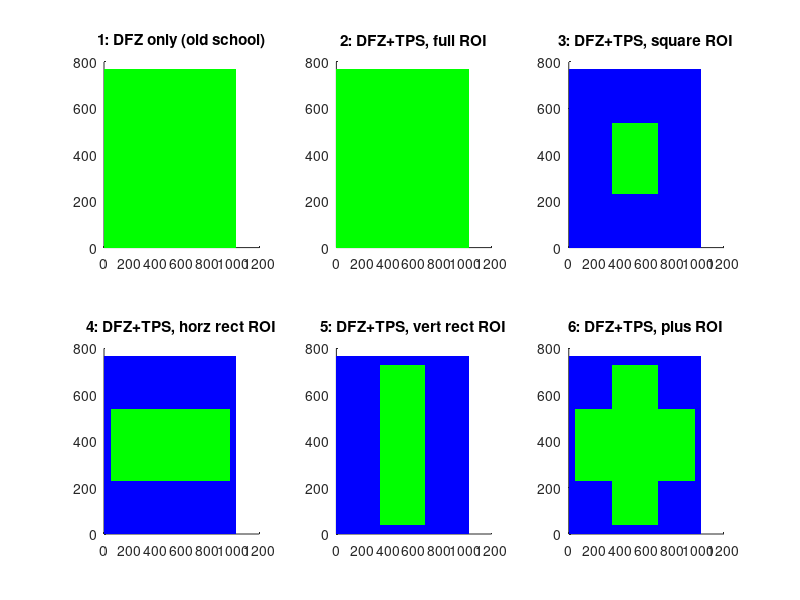
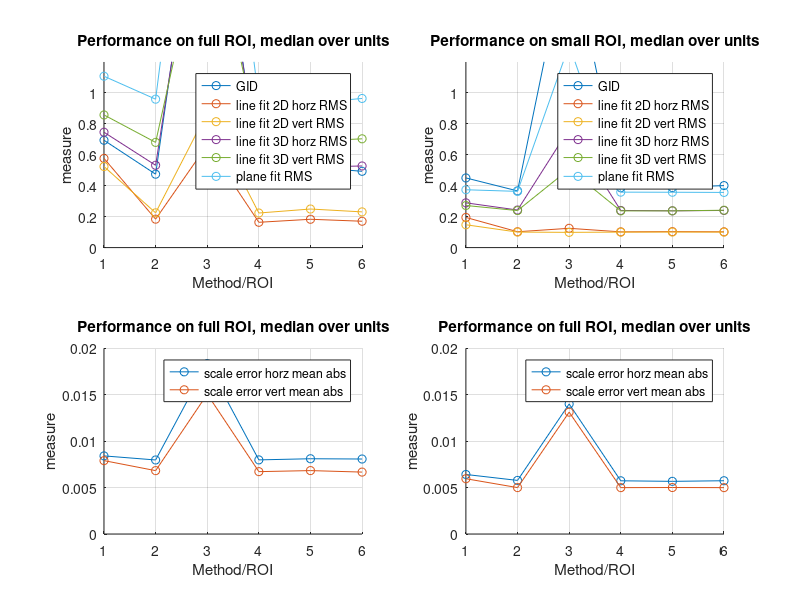
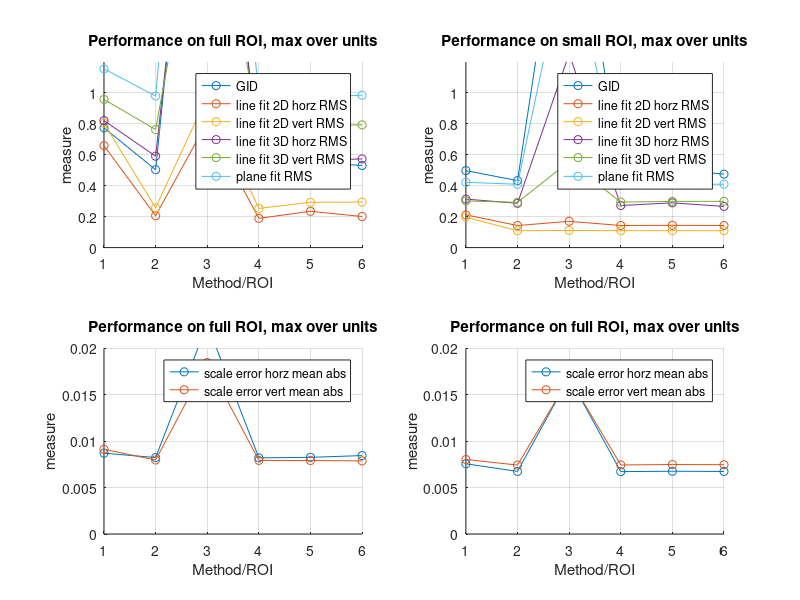
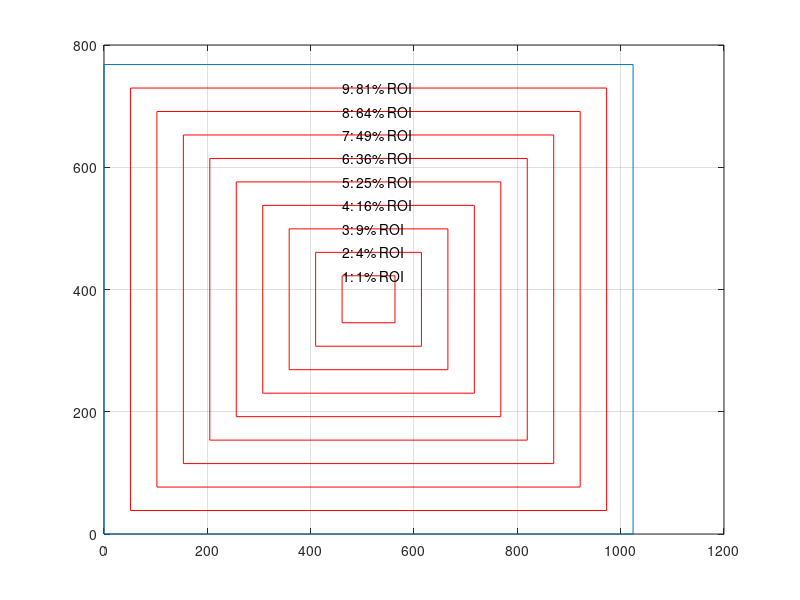

These figures' MATLAB source, in order: (Note: this script raises an error after producing the figures.)
clear variables
clc

%% Post processing

load('roi_exp_results.mat')
lineFitFields = fieldnames(results{1}(1).res.lineFit);
planeFitFields = fieldnames(results{1}(1).res.planeFit);
scaleErrFields = fieldnames(results{1}(1).res.scaleErr);
for iCal=1:length(results)
    for iMethod=1:length(results{1})
        runTime(iCal,iMethod)=results{iCal}(iMethod).runTime;
        geomErr(iCal,iMethod)=results{iCal}(iMethod).res.geomErr;
        for iField = 1:length(lineFitFields)
            eval(sprintf('%s(iCal,iMethod)=results{iCal}(iMethod).res.lineFit.%s;', lineFitFields{iField}, lineFitFields{iField}))
        end
        for iField = 1:length(planeFitFields)
            eval(sprintf('%s(iCal,iMethod)=results{iCal}(iMethod).res.planeFit.%s;', planeFitFields{iField}, planeFitFields{iField}))
        end
        for iField = 1:length(scaleErrFields)
            eval(sprintf('%s(iCal,iMethod)=results{iCal}(iMethod).res.scaleErr.%s;', scaleErrFields{iField}, scaleErrFields{iField}))
        end
        for iCrop = 1:length(cropRatiosForEval)
            geomErrCropped(iCal,iMethod,iCrop)=results{iCal}(iMethod).res.geomErrForEval{iCrop};
            for iField = 1:length(lineFitFields)
                eval(sprintf('%sCropped(iCal,iMethod,iCrop)=results{iCal}(iMethod).res.lineFitForEval{iCrop}.%s;', lineFitFields{iField}, lineFitFields{iField}))
            end
            for iField = 1:length(planeFitFields)
                eval(sprintf('%sCropped(iCal,iMethod,iCrop)=results{iCal}(iMethod).res.planeFitForEval{iCrop}.%s;', planeFitFields{iField}, planeFitFields{iField}))
            end
            for iField = 1:length(scaleErrFields)
                eval(sprintf('%sCropped(iCal,iMethod,iCrop)=results{iCal}(iMethod).res.scaleErrForEval{iCrop}.%s;', scaleErrFields{iField}, scaleErrFields{iField}))
            end
        end
    end
end
geomErr(end+1,:)=median(geomErr(1:6,:),1);
geomErr(end+1,:)=max(geomErr(1:6,:),[],1);
geomErrCropped(end+1,:,:)=median(geomErrCropped(1:6,:,:),1);
geomErrCropped(end+1,:,:)=max(geomErrCropped(1:6,:,:),[],1);
for iField = 1:length(lineFitFields)
    eval(sprintf('%s(end+1,:,:)=median(%s(1:6,:,:),1);', lineFitFields{iField}, lineFitFields{iField}))
    eval(sprintf('%s(end+1,:,:)=max(%s(1:6,:,:),[],1);', lineFitFields{iField}, lineFitFields{iField}))
    eval(sprintf('%sCropped(end+1,:,:)=median(%sCropped(1:6,:,:),1);', lineFitFields{iField}, lineFitFields{iField}))
    eval(sprintf('%sCropped(end+1,:,:)=max(%sCropped(1:6,:,:),[],1);', lineFitFields{iField}, lineFitFields{iField}))
end
for iField = 1:length(planeFitFields)
    eval(sprintf('%s(end+1,:,:)=median(%s(1:6,:,:),1);', planeFitFields{iField}, planeFitFields{iField}))
    eval(sprintf('%s(end+1,:,:)=max(%s(1:6,:,:),[],1);', planeFitFields{iField}, planeFitFields{iField}))
    eval(sprintf('%sCropped(end+1,:,:)=median(%sCropped(1:6,:,:),1);', planeFitFields{iField}, planeFitFields{iField}))
    eval(sprintf('%sCropped(end+1,:,:)=max(%sCropped(1:6,:,:),[],1);', planeFitFields{iField}, planeFitFields{iField}))
end
for iField = 1:length(scaleErrFields)
    eval(sprintf('%s(end+1,:,:)=median(%s(1:6,:,:),1);', scaleErrFields{iField}, scaleErrFields{iField}))
    eval(sprintf('%s(end+1,:,:)=max(%s(1:6,:,:),[],1);', scaleErrFields{iField}, scaleErrFields{iField}))
    eval(sprintf('%sCropped(end+1,:,:)=median(%sCropped(1:6,:,:),1);', scaleErrFields{iField}, scaleErrFields{iField}))
    eval(sprintf('%sCropped(end+1,:,:)=max(%sCropped(1:6,:,:),[],1);', scaleErrFields{iField}, scaleErrFields{iField}))
end

%% Run times

meanRunTimeOld = mean(vec(runTime(:,1)));
meanRunTimeNew = mean(vec(runTime(:,2:end)));
fprintf('Run time: %.1f[sec] (old school) vs. %.1f[sec] (new)\n', meanRunTimeOld, meanRunTimeNew)

%% Calib ROI

res = [1024,768];
ttl = {'DFZ only (old school)', 'DFZ+TPS, full ROI', 'DFZ+TPS, square ROI', 'DFZ+TPS, horz rect ROI', 'DFZ+TPS, vert rect ROI', 'DFZ+TPS, plus ROI'};
figure
for iMethod=1:length(results{1})
    subplot(2,3,iMethod)
    hold all
    patch([-0.5,-0.5,0.5,0.5,-0.5]*res(1)+0.5*res(1), [-0.5,0.5,0.5,-0.5,-0.5]*res(2)+0.5*res(2), 'b', 'linestyle','none')
    cropRatios=results{1}(iMethod).cropRatios;
    if isempty(cropRatios)
        patch([-0.5,-0.5,0.5,0.5,-0.5]*res(1)+0.5*res(1), [-0.5,0.5,0.5,-0.5,-0.5]*res(2)+0.5*res(2), 'g', 'linestyle','none')
    else
        for iRoi=1:size(cropRatios,1)
            patch([-0.5,-0.5,0.5,0.5,-0.5]*res(1)*(1-2*cropRatios(iRoi,1))+0.5*res(1), [-0.5,0.5,0.5,-0.5,-0.5]*res(2)*(1-2*cropRatios(iRoi,2))+0.5*res(2), 'g', 'linestyle','none')
        end
    end
    title(sprintf('%d: %s', iMethod, ttl{iMethod}))
end

%% Performance for all cal ROI and specific val ROI

rows = [7,8];
unitsStat = {'median', 'max'};
iRoi = 4;
for iPlot = 1:2
    iRow = rows(iPlot);
    
    figure
    subplot(2,2,1)
    hold all
    plot(geomErr(iRow,:), 'o-')
    plot(lineFitMeanRmsErrorTotalHoriz2D(iRow,:), 'o-')
    plot(lineFitMeanRmsErrorTotalVertic2D(iRow,:), 'o-')
    plot(lineFitMeanRmsErrorTotalHoriz3D(iRow,:), 'o-')
    plot(lineFitMeanRmsErrorTotalVertic3D(iRow,:), 'o-')
    plot(rmsPlaneFitDist(iRow,:), 'o-')
    %plot(maxPlaneFitDist(iRow,:), 'o-')
    grid on, xlabel('Method/ROI'), ylabel('measure')
    title(['Performance on full ROI, ', unitsStat{iPlot}, ' over units'])
    legend('GID', 'line fit 2D horz RMS', 'line fit 2D vert RMS', 'line fit 3D horz RMS', 'line fit 3D vert RMS', 'plane fit RMS')
    ylim([0 1.2])
    
    subplot(2,2,3)
    hold all
    plot(meanAbsHorzScaleError(iRow,:), 'o-')
    plot(meanAbsVertScaleError(iRow,:), 'o-')
    grid on, xlabel('Method/ROI'), ylabel('measure')
    title(['Performance on full ROI, ', unitsStat{iPlot}, ' over units'])
    legend('scale error horz mean abs', 'scale error vert mean abs')
    ylim([0 0.02])
    
    subplot(2,2,2)
    hold all
    plot(geomErrCropped(iRow,:,iRoi), 'o-')
    plot(lineFitMeanRmsErrorTotalHoriz2DCropped(iRow,:,iRoi), 'o-')
    plot(lineFitMeanRmsErrorTotalVertic2DCropped(iRow,:,iRoi), 'o-')
    plot(lineFitMeanRmsErrorTotalHoriz3DCropped(iRow,:,iRoi), 'o-')
    plot(lineFitMeanRmsErrorTotalVertic3DCropped(iRow,:,iRoi), 'o-')
    plot(rmsPlaneFitDistCropped(iRow,:,iRoi), 'o-')
    %plot(maxPlaneFitDistCropped(iRow,:,iRoi), 'o-')
    grid on, xlabel('Method/ROI'), ylabel('measure')
    title(['Performance on small ROI, ', unitsStat{iPlot}, ' over units'])
    legend('GID', 'line fit 2D horz RMS', 'line fit 2D vert RMS', 'line fit 3D horz RMS', 'line fit 3D vert RMS', 'plane fit RMS')
    ylim([0 1.2])
    
    subplot(2,2,4)
    hold all
    plot(meanAbsHorzScaleErrorCropped(iRow,:,iRoi), 'o-')
    plot(meanAbsVertScaleErrorCropped(iRow,:,iRoi), 'o-')
    grid on, xlabel('Method/ROI'), ylabel('measure')
    title(['Performance on full ROI, ', unitsStat{iPlot}, ' over units'])
    legend('scale error horz mean abs', 'scale error vert mean abs')
    ylim([0 0.02])
end

%%

res = [1024,768];
figure
plot([-0.5,-0.5,0.5,0.5,-0.5]*res(1)+0.5*res(1), [-0.5,0.5,0.5,-0.5,-0.5]*res(2)+0.5*res(2))
grid on
for iCrop = 1:length(cropRatiosForEval)
    hold all
    plot([-0.5,-0.5,0.5,0.5,-0.5]*res(1)*(1-2*cropRatiosForEval{iCrop}(1))+0.5*res(1), [-0.5,0.5,0.5,-0.5,-0.5]*res(2)*(1-2*cropRatiosForEval{iCrop}(2))+0.5*res(2),'r')
    r = (1-2*cropRatiosForEval{iCrop}(1))*(1-2*cropRatiosForEval{iCrop}(2));
    text(0.5*res(1)-50, 0.5*res(2)*(1-2*cropRatiosForEval{iCrop}(2))+0.5*res(2), sprintf('%d: %d%% ROI', iCrop, round(100*r)))
end

%%

iRow = 7;
iCol = 2; % calibration on full ROI

figure
subplot(1,2,1)
hold all
plot(squeeze(geomErrCropped(iRow,iCol,:)), 'o-')
plot(squeeze(lineFitMeanRmsErrorTotalHoriz2DCropped(iRow,iCol,:)), 'o-')
plot(squeeze(lineFitMeanRmsErrorTotalVertic2DCropped(iRow,iCol,:)), 'o-')
plot(squeeze(lineFitMeanRmsErrorTotalHoriz3DCropped(iRow,iCol,:)), 'o-')
plot(squeeze(lineFitMeanRmsErrorTotalVertic3DCropped(iRow,iCol,:)), 'o-')
plot(squeeze(rmsPlaneFitDistCropped(iRow,iCol,:)), 'o-')
%plot(squeeze(maxPlaneFitDistCropped(iRow,:,iRoi)), 'o-')
grid on, xlabel('validation ROI'), ylabel('measure')
legend('GID', 'line fit 2D horz RMS', 'line fit 2D vert RMS', 'line fit 3D horz RMS', 'line fit 3D vert RMS', 'plane fit RMS')
ylim([0 1])

subplot(1,2,2)
hold all
plot(squeeze(meanAbsHorzScaleErrorCropped(iRow,iCol,:)), 'o-')
plot(squeeze(meanAbsVertScaleErrorCropped(iRow,iCol,:)), 'o-')
grid on, xlabel('validation ROI'), ylabel('measure')
legend('scale error horz mean abs', 'scale error vert mean abs')
ylim([0 0.01])

sgtitle('Performance on validation ROI, median over units')

